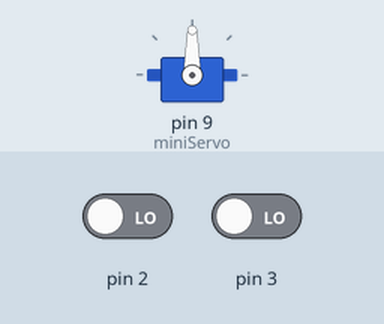
Simulated run of this sketch. Board: Arduino Uno, built with avr-gcc and run on an emulated ATmega328P. Shown: servo. The inputs (shaded band) are chosen by the test bench; at power-on: pin 2 LOW, pin 3 LOW.

Above: at 1.2 s.
1.3 s: pin 2 driven HIGH
At 2.3 s:
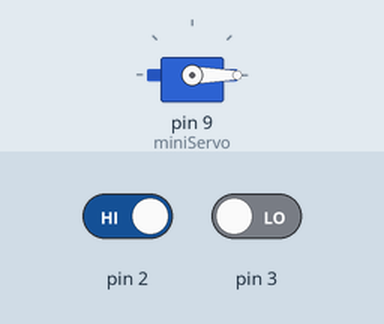
2.8 s: pin 2 driven LOW
At 3.4 s:
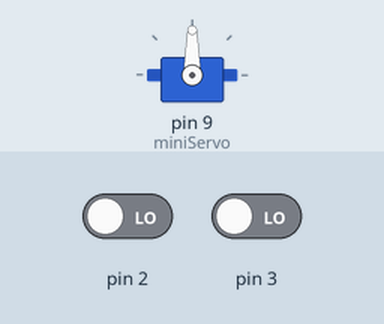
4.3 s: pin 3 driven HIGH
At 4.6 s:
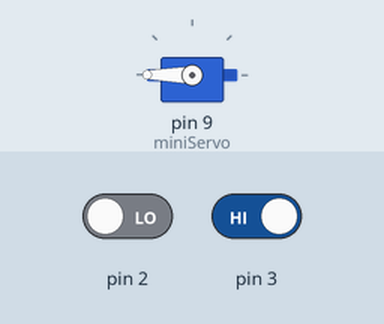
5.8 s: pin 3 driven LOW
At 7.0 s:
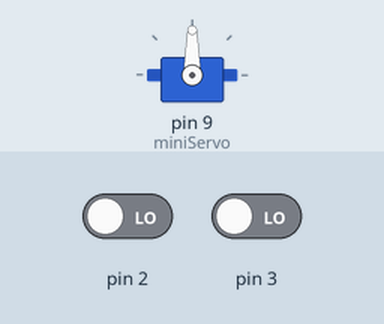
Timing chart, 0 to 8.3 s (numbered marks = the images above; inputs shaded):
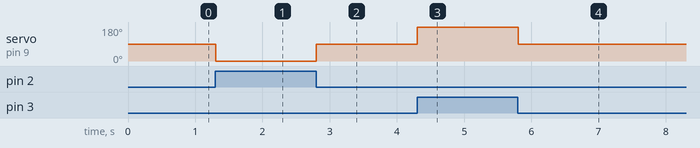

The sketch:

micro_servo_teste_2_bot_es1.ino
```cpp
#include <Servo.h>

Servo miniServo; //definir objeto servo

void setup() {
  // Configurar os pinos dos botãos como entrada
  pinMode(2, INPUT);
  pinMode(3, INPUT);

  miniServo.attach(9); //pino do servo
  miniServo.write(90); //posição inicial do servo
}

void loop() {
  // Lê o estado dos botões
  int button1State = digitalRead(2);
  int button2State = digitalRead(3);

  // Verifica qual botão é precionado e move para a posição pretendida
  // 3 posições 0º - admirado; 90º - normal; 180º - zangado
  if (button1State == HIGH) {
    miniServo.write(0); // Move para 0°
  } else if (button2State == HIGH) {
    miniServo.write(180); // Move para 180°
  } else {
    miniServo.write(90); // Move para 90°
  }
  delay(50); //atraso de 50 milisegundos para debounce dos botões
}
```

Measured:
- after the input at 1.3 s, servo on pin 9 (miniServo): 90° → 0° at once
- after the input at 2.8 s, servo on pin 9 (miniServo): 0° → 90° at once
- after the input at 4.3 s, servo on pin 9 (miniServo): 90° → 180° at once
- after the input at 5.8 s, servo on pin 9 (miniServo): 180° → 90° at once
